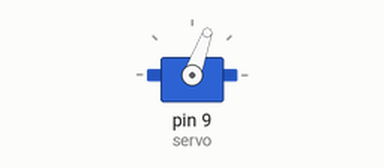
Recording of a sketch running on a simulated Arduino Uno, built with avr-gcc and run on an emulated ATmega328P. Shown: servo.

Above: at 0.55 s.
At 3.15 s:
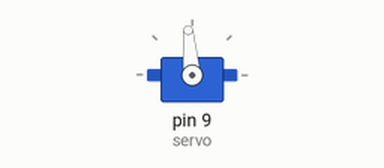
At 18.65 s:
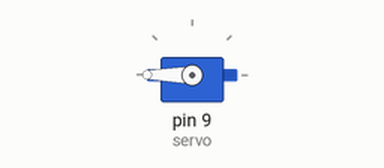
Timing chart, 0 to 24.2 s (numbered marks = the images above):
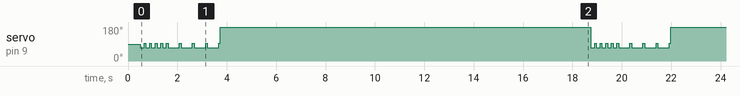

The sketch:

Brute_Forcer_1.ino
```cpp
#include <Servo.h> //Header file for servo

/*
 * Arduino code for the Noke bruteforcer.
 *
 * Demonstrates opening a Noke Quick Click Combination of 4
 * short presses followed by 4 long presses.
 *
 */

//Time in ms for a long press
#define DASH 455
//Time in ms for a short press
#define DOT 150
//Servo setting for raising the arm
#define UP 95
//Servo setting for lowering the arm
#define DOWN 70
//Short delay to wait between presses
#define GAP 75
//Servo setting for when entry is finished
#define OPEN 180
#define UNLOCKED

int analogPin = 0;
int val = 0;

Servo servo;

void setup() {
  // put your setup code here, to run once:
servo.attach(9);
Serial.begin(9600);
delay(500);
}

void loop() {
  dot();//Align servo arm
  //Compute 4 dots followed by 4 dashes
  for(int i = 0; i < 4; i++){
    dot();
    }
  for(int i = 0; i < 4; i++){
    dash();
    }
  //Once test combination is finished, raise servo arm.
  servo.write(OPEN);
  //Delay before reattempting
  delay(15000);
}

/*
 * Dot inputs a short press
 * writes to the servo for a short press
 * Short delay once finished
 *
  */void dot(){
  servo.write(DOWN);
  delay(DOT);
  servo.write(UP);
  delay(GAP);
  }

/*
 * Dash inputs a long press
 * writes to the servo for a long press
 * Short delay once finished
 */
void dash(){
  servo.write(DOWN);
  delay(DASH);
  servo.write(UP);
  delay(GAP);
  }
```

Measured:
- by itself, servo on pin 9 (servo): repeats every 18.2 s: 4 × (95° 0.08 s, 70° 0.15 s), 4 × (95° 0.08 s, 70° 0.46 s), 95° 0.08 s, 180° 15.0 s, 70° 0.15 s
